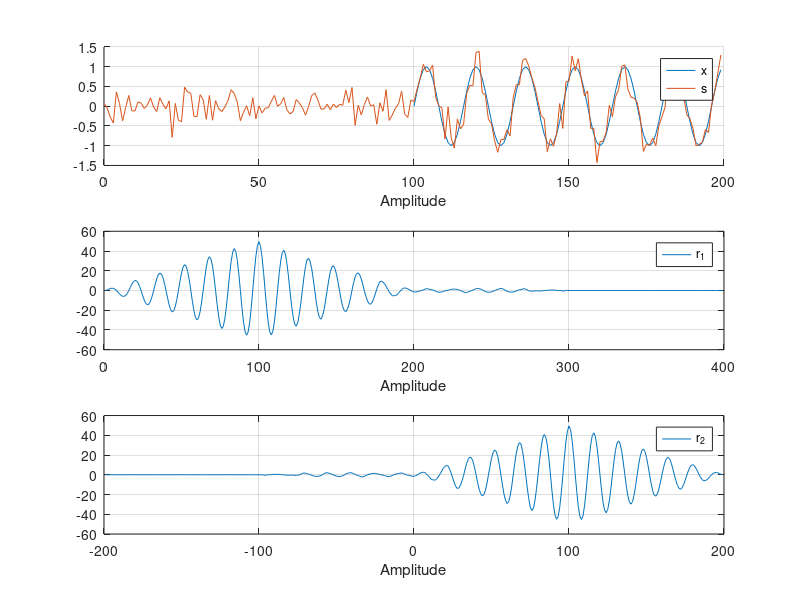

Write MATLAB code to recreate this figure.
%% TARGET
% Perform the cross-correlation between s[n] and x[n] using Matlab
% * x[n] = sin(2*pi*Fc*n*Ts);
% * w[n] = 0.25*randn(...);
% * s[n] = x[n-100] + w[n];
% 
% The parameters are:
% * Fc =  1 [kHz]
% * Fs = 16 [kHz]
%
% *Suggestions*
%   1) The cross-correlation function is:
%      r_xy        = xcorr(x,y);
%      [r_xy, lag] = xcorr(x,y);
%

%% Clear everything
clc;        % 'clc' cleras all the text from the Command Window
clear;      % 'clear' removes all variables from the current workspace
close all;  % 'close all' deletes all figures whose handles are not hidden.

%% Parameters
Fs = 1e6;
Fc = Fs/16;
len = 100;

%% Exercise
n = 0:len-1;
ns = 0:(len+100)-1;

% Signal
x = sin(2*pi*(Fc/Fs)*n);
s = [zeros(1,100), x];
s = s + 0.25 * randn(1, length(s));

% Cross-correlation
r1 = xcorr(x,s);
[r2, lag] = xcorr(s,x);

%% Figure
figure
subplot(3,1,1)
    hold on
    plot(n+100,x)
    plot(ns,s)
    hold off
    grid on
    legend('x','s')
    xlabel('Samples')
    xlabel('Amplitude')
subplot(3,1,2)
    plot(r1)
    grid on
    legend('r_1')
    xlabel('Samples')
    xlabel('Amplitude')
subplot(3,1,3)
    plot(lag,r2)
    grid on
    legend('r_2')
    xlabel('Lag')
    xlabel('Amplitude')
